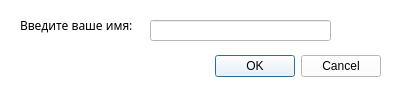
<?xml version="1.0" encoding="UTF-8"?>
<ui version="4.0">
 <class>UserDialog</class>
 <widget class="QDialog" name="UserDialog">
  <property name="geometry">
   <rect>
    <x>0</x>
    <y>0</y>
    <width>400</width>
    <height>100</height>
   </rect>
  </property>
  <property name="windowTitle">
   <string>Ввод данных</string>
  </property>
  <property name="styleSheet">
   <string notr="true">background-color: rgb(255, 255, 255);</string>
  </property>
  <property name="modal">
   <bool>true</bool>
  </property>
  <widget class="QDialogButtonBox" name="buttonBox">
   <property name="geometry">
    <rect>
     <x>20</x>
     <y>50</y>
     <width>361</width>
     <height>32</height>
    </rect>
   </property>
   <property name="font">
    <font>
     <family>Montserrat Medium</family>
    </font>
   </property>
   <property name="styleSheet">
    <string notr="true">color: rgb(0, 0, 0);</string>
   </property>
   <property name="orientation">
    <enum>Qt::Horizontal</enum>
   </property>
   <property name="standardButtons">
    <set>QDialogButtonBox::Cancel|QDialogButtonBox::Ok</set>
   </property>
  </widget>
  <widget class="QLabel" name="label">
   <property name="geometry">
    <rect>
     <x>20</x>
     <y>10</y>
     <width>121</width>
     <height>31</height>
    </rect>
   </property>
   <property name="font">
    <font>
     <family>Montserrat SemiBold</family>
    </font>
   </property>
   <property name="styleSheet">
    <string notr="true">color: rgb(0, 0, 0);</string>
   </property>
   <property name="text">
    <string>Введите ваше имя:</string>
   </property>
  </widget>
  <widget class="QLineEdit" name="lineEdit">
   <property name="geometry">
    <rect>
     <x>150</x>
     <y>20</y>
     <width>181</width>
     <height>21</height>
    </rect>
   </property>
  </widget>
 </widget>
 <resources/>
 <connections>
  <connection>
   <sender>buttonBox</sender>
   <signal>accepted()</signal>
   <receiver>UserDialog</receiver>
   <slot>accept()</slot>
   <hints>
    <hint type="sourcelabel">
     <x>248</x>
     <y>81</y>
    </hint>
    <hint type="destinationlabel">
     <x>157</x>
     <y>274</y>
    </hint>
   </hints>
  </connection>
  <connection>
   <sender>buttonBox</sender>
   <signal>rejected()</signal>
   <receiver>UserDialog</receiver>
   <slot>reject()</slot>
   <hints>
    <hint type="sourcelabel">
     <x>316</x>
     <y>81</y>
    </hint>
    <hint type="destinationlabel">
     <x>286</x>
     <y>274</y>
    </hint>
   </hints>
  </connection>
 </connections>
</ui>
